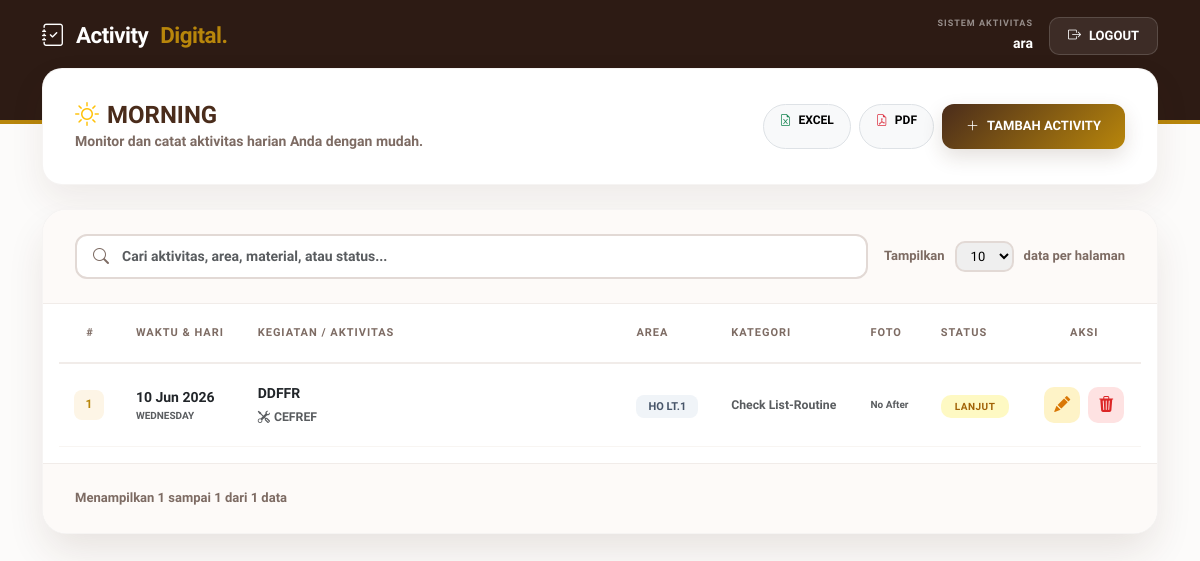
The page /public/index.php?page=user_dashboard (signed in) on the database its author committed.
### tables this page shows
CREATE TABLE `notes` (
  `date` date NOT NULL,
  `description` varchar(255) NOT NULL,
  `id_area` int(11) DEFAULT NULL,
  `jenis` enum('Check List-Routine','Complain','Perbaikan/Perawatan','Ganti Baru') NOT NULL,
  `target` enum('Menunggu Proses','Lanjut','Selesai') NOT NULL,
  `material` varchar(255) NOT NULL,
  `id` int(11) NOT NULL,
  `user_id` int(11) NOT NULL,
  `foto_before` varchar(255) DEFAULT NULL,
  `foto_after` varchar(255) DEFAULT NULL
);

CREATE TABLE `tb_area` (
  `id_area` int(11) NOT NULL,
  `nama_area` varchar(100) NOT NULL
);

### controllers/NotesController.php (called while the page is built, shortened)
<?php
require_once __DIR__ . "/../models/Notes.php";
class NotesController
{
    private $model;
    private $userId;
    public function __construct($koneksi)
    {
        $this->model = new NoteModel($koneksi);
        $this->userId = $_SESSION['id_user'];
    }
    public function index()
    {
        $notes = $this->model->getAllNotesByUser($this->userId);
        include __DIR__ . "/../views/notes/index.php";
    }
}

### models/Notes.php (called while the page is built, shortened)
<?php
class NoteModel
{
    private $db;
    public function __construct($koneksi)
    {
        $this->db = $koneksi;
    }
    public function getAllNotesByUser($user_id)
    {
        $sql = "SELECT `notes`.*, tb_area.nama_area
                FROM `notes`
                LEFT JOIN tb_area ON `notes`.id_area = tb_area.id_area
                WHERE `notes`.user_id = ?
                ORDER BY `notes`.date DESC";
        $stmt = $this->db->prepare($sql);
        $stmt->bind_param("i", $user_id);
        $stmt->execute();
        return $stmt->get_result();
    }
}

### views/notes/index.php (the view, shortened to what this page needs)
<!DOCTYPE html>
<html lang="id">
<head>
    <link href="https://cdn.jsdelivr.net/npm/bootstrap@5.3.2/dist/css/bootstrap.min.css" rel="stylesheet">
    <link rel="stylesheet" href="https://cdn.jsdelivr.net/npm/bootstrap-icons@1.11.1/font/bootstrap-icons.css">
</head>
<body>
    <nav class="navbar-custom">
        <div class="container">
            <div class="d-flex justify-content-between align-items-center">
                <a href="#" class="brand-logo">
                    <i class="bi bi-journal-check"></i>
                    Activity<span>Digital.</span>
                </a>
                <div class="d-flex align-items-center gap-3">
                    <div class="text-white d-none d-md-block text-end">
                        <small class="d-block opacity-50 fw-bold" style="font-size: 9px; letter-spacing: 1px;">SISTEM AKTIVITAS</small>
                        <span class="fw-bold" style="font-size: 14px;"><?= htmlspecialchars($_SESSION['username']) ?></span>
                    </div>
                    <a href="index.php?page=logout" class="btn-logout" onclick="return confirm('Logout dari sistem?')">
                        <i class="bi bi-box-arrow-right me-2"></i>LOGOUT
                    </a>
                </div>
            </div>
        </div>
    </nav>
    <div class="container content-wrapper">
        <div class="page-header">
            <div class="welcome-msg">
                <h2 id="shift-text">LOADING...</h2>
                <p>Monitor dan catat aktivitas harian Anda dengan mudah.</p>
            </div>
            <div class="d-flex gap-2">
                <a href="index.php?page=user_dashboard&action=export_excel" class="btn btn-light border fw-bold rounded-pill px-3" style="font-size: 12px;">
                    <i class="bi bi-file-earmark-excel text-success me-1"></i> EXCEL
                </a>
                <a href="index.php?page=user_dashboard&action=export_pdf" class="btn btn-light border fw-bold rounded-pill px-3" style="font-size: 12px;">
                    <i class="bi bi-file-earmark-pdf text-danger me-1"></i> PDF
                </a>
                <button class="btn-add" data-bs-toggle="modal" data-bs-target="#createNoteModal">
                    <i class="bi bi-plus-lg me-2"></i>TAMBAH ACTIVITY
                </button>
            </div>
        </div>
        <div class="data-card">
            <div class="filter-section">
                <div class="search-box">
                    <i class="bi bi-search"></i>
                    <input type="text" id="searchInput" class="form-control" placeholder="Cari aktivitas, area, material, atau status...">
                </div>
                <div class="entries-control">
                    <span>Tampilkan</span>
                    <select id="entriesPerPage">
                        <option value="10" selected>10</option>
                    </select>
                    <span>data per halaman</span>
                </div>
            </div>
            <div class="table-container table-responsive">
                <table class="table table-hover" id="dataTable">
                    <thead>
                        <tr>
                            <th class="text-center">#</th>
                            <th>Waktu & Hari</th>
                            <th width="35%">Kegiatan / Aktivitas</th>
                            <th>Area</th>
                            <th>Kategori</th>
                            <th>Foto</th>
                            <th>Status</th>
                            <th class="text-center">Aksi</th>
                        </tr>
                    </thead>
                    <tbody id="tableBody">
                        <?php
                        if (mysqli_num_rows($notes) > 0):
                            $no = 1;
                            while ($note = mysqli_fetch_assoc($notes)):
                                $target = $note['target'];
                                $statusClass = ($target == 'Selesai') ? 'status-selesai' : (($target == 'Lanjut') ? 'status-proses' : 'status-menunggu');
                        ?>
                                <tr class="data-row">
                                    <td class="text-center"><span class="row-number"><?= $no++ ?></span></td>
                                    <td>
                                        <div class="text-dark fw-800"><?= date('d M Y', strtotime($note['date'])) ?></div>
                                        <div class="small text-muted fw-bold text-uppercase" style="font-size: 10px;"><?= date('l', strtotime($note['date'])) ?></div>
                                    </td>
                                    <td>
                                        <div class="fw-bold text-dark mb-1"><?= htmlspecialchars($note['description']) ?></div>
                                        <div class="small text-muted fw-semibold">
                                            <i class="bi bi-tools me-1"></i><?= htmlspecialchars($note['material']) ?>
                                        </div>
                                    </td>
                                    <td><span class="badge-area"><?= htmlspecialchars($note['nama_area'] ?? 'N/A') ?></span></td>
                                    <td><span class="small fw-800 text-muted"><?= htmlspecialchars($note['jenis']) ?></span></td>
                                    <td>
                                        <div class="d-flex gap-1">
                                            <?php if (!empty($note['foto_after'])): ?>
                                                <button class="btn btn-sm btn-outline-success view-foto-btn" data-img="/logbook_web/public/uploads/<?= $note['foto_after'] ?>" title="After">
                                                    A
                                                </button>
                                            <?php else: ?>
                                                <span class="text-muted" style="font-size: 10px;">No After</span>
                                            <?php endif; ?>
                                        </div>
                                    </td>
                                    <td><span class="status-pill <?= $statusClass ?>"><?= $target ?></span></td>
                                    <td class="text-center">
                                        <div class="d-flex justify-content-center gap-2">
                                            <button class="action-btn btn-edit btn-edit-trigger"
                                                data-id="<?= $note['id'] ?>"
                                                data-date="<?= $note['date'] ?>"
                                                data-desc="<?= htmlspecialchars($note['description'], ENT_QUOTES) ?>"
                                                data-area="<?= $note['id_area'] ?>"
                                                data-jenis="<?= $note['jenis'] ?>"
                                                data-target="<?= $note['target'] ?>"
                                                data-material="<?= htmlspecialchars($note['material'], ENT_QUOTES) ?>"
                                                data-bs-toggle="modal" data-bs-target="#editNoteModal">
                                                <i class="bi bi-pencil-fill"></i>
                                            </button>
                                            <a href="?page=user_dashboard&action=delete&id=<?= $note['id'] ?>" class="action-btn btn-delete" onclick="return confirm('Hapus aktivitas ini?')">
                                                <i class="bi bi-trash3-fill"></i>
                                            </a>
                                        </div>
                                    </td>
                                </tr>
                            <?php endwhile;
                        endif; ?>
                    </tbody>
                </table>
            </div>
            <div class="pagination-footer" id="paginationWrapperBottom">
                <div class="pagination-info" id="paginationInfo">
                    Menampilkan <span id="startRange">0</span> sampai <span id="endRange">0</span> dari <span id="totalCount">0</span> data
                </div>
            </div>
        </div>
    </div>
</body>
</html>

### views/notes/index.php (style rules this page uses)
:root { --bg-body: #fcfbfa; --primary-coffee: #2d1b14; --deep-coffee: #4a2c1b; --accent-gold: #b8860b; --soft-gold: #fdf5e6; --primary-gradient: linear-gradient(135deg, #4a2c1b 0%, #b8860b 100%); --text-dark: #2d1b14; --text-muted: #7d6b63; --white: #ffffff; --input-border: #e2d9d5; --shadow-sm: 0 5px 15px rgba(74, 44, 27, 0.05); --shadow-md: 0 15px 35px rgba(74, 44, 27, 0.08); --shadow-bold: 0 20px 40px -5px rgba(74, 44, 27, 0.12); }
body { background-color: var(--bg-body); font-family: 'Plus Jakarta Sans', sans-serif; color: var(--text-dark); line-height: 1.6; min-height: 100vh; }
.navbar-custom { background: var(--primary-coffee); padding: 1rem 0 4rem 0; margin-bottom: -3.5rem; border-bottom: 4px solid var(--accent-gold); }
.brand-logo { font-weight: 800; font-size: 1.4rem; color: var(--white); text-decoration: none; letter-spacing: -0.5px; display: flex; align-items: center; gap: 12px; }
.brand-logo span { color: var(--accent-gold); }
.btn-logout { background: rgba(255, 255, 255, 0.08); color: white; padding: 8px 18px; border-radius: 10px; transition: 0.3s; text-decoration: none; font-weight: 700; font-size: 13px; border: 1px solid rgba(255, 255, 255, 0.15); }
.content-wrapper { position: relative; z-index: 10; padding-bottom: 60px; }
.page-header { background: var(--white); padding: 2rem; border-radius: 20px; box-shadow: var(--shadow-md); border: 1px solid rgba(74, 44, 27, 0.05); margin-bottom: 1.5rem; display: flex; justify-content: space-between; align-items: center; flex-wrap: wrap; gap: 1.5rem; }
.welcome-msg h2 { font-weight: 800; font-size: 24px; color: var(--deep-coffee); margin: 0; }
.welcome-msg p { margin: 0; color: var(--text-muted); font-weight: 600; font-size: 14px; }
.data-card { background: var(--white); border-radius: 24px; padding: 0; box-shadow: var(--shadow-bold); border: 1px solid rgba(74, 44, 27, 0.05); overflow: hidden; }
.filter-section { padding: 1.5rem 2rem; background: #fdfaf8; border-bottom: 1px solid #f1ece9; display: flex; justify-content: space-between; align-items: center; gap: 1rem; flex-wrap: wrap; }
.search-box { position: relative; flex: 1; min-width: 300px; }
.search-box .form-control { border: 2px solid var(--input-border); border-radius: 12px; padding: 10px 15px 10px 45px; font-weight: 600; font-size: 14px; transition: 0.3s; }
.search-box i { position: absolute; left: 18px; top: 50%; transform: translateY(-50%); color: var(--text-muted); }
.entries-control { display: flex; align-items: center; gap: 10px; font-weight: 700; font-size: 13px; color: var(--text-muted); }
.entries-control select { border: 2px solid var(--input-border); border-radius: 10px; padding: 5px 10px; outline: none; cursor: pointer; }
.table-container { padding: 0 1rem; }
.table thead th { background: transparent; color: var(--text-muted); font-weight: 700; font-size: 11px; text-transform: uppercase; letter-spacing: 1px; padding: 20px 15px; border-bottom: 2px solid #f1ece9; }
.table tbody td { padding: 18px 15px; vertical-align: middle; font-size: 14px; font-weight: 600; border-bottom: 1px solid #f8f5f2; }
.row-number { width: 30px; height: 30px; background: var(--soft-gold); color: var(--accent-gold); display: flex; align-items: center; justify-content: center; border-radius: 8px; font-weight: 800; font-size: 12px; }
.badge-area { background: #f0f4f8; color: #475569; padding: 5px 12px; border-radius: 8px; font-weight: 700; font-size: 11px; }
.status-pill { padding: 6px 14px; border-radius: 10px; font-weight: 800; font-size: 10px; text-transform: uppercase; letter-spacing: 0.5px; }
.status-proses { background: #fef9c3; color: #a16207; }
.pagination-footer { padding: 1.5rem 2rem; background: #fdfaf8; border-top: 1px solid #f1ece9; display: flex; justify-content: space-between; align-items: center; flex-wrap: wrap; gap: 1rem; }
.pagination-info { font-weight: 700; font-size: 13px; color: var(--text-muted); }
.btn-add { background: var(--primary-gradient); color: white; font-weight: 800; padding: 12px 24px; border-radius: 12px; border: none; box-shadow: 0 8px 20px rgba(74, 44, 27, 0.15); transition: 0.3s; font-size: 13px; }
.action-btn { width: 36px; height: 36px; border-radius: 10px; display: inline-flex; align-items: center; justify-content: center; font-size: 16px; transition: 0.2s; border: none; text-decoration: none; }
.btn-edit { background: #fef3c7; color: #d97706; }
.btn-delete { background: #fee2e2; color: #dc2626; }

### rows shown on the page
notes: date "10 Jun 2026", date "WEDNESDAY", description "DDFFR", material "CEFREF", id_area.nama_area "HO LT.1", jenis "Check List-Routine", shows "No After", target "LANJUT"

### other values the page prints
$_SESSION['username'] "ara"
